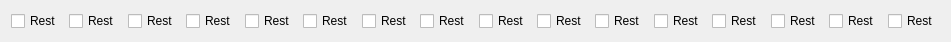
   <widget class="QWidget" name="layoutWidget_3">
    <property name="geometry">
     <rect>
      <x>10</x>
      <y>310</y>
      <width>951</width>
      <height>20</height>
     </rect>
    </property>
    <layout class="QHBoxLayout" name="horizontalLayout_6">
     <item>
      <widget class="QCheckBox" name="rest1_2">
       <property name="text">
        <string>Rest</string>
       </property>
      </widget>
     </item>
     <item>
      <widget class="QCheckBox" name="rest2_2">
       <property name="text">
        <string>Rest</string>
       </property>
      </widget>
     </item>
     <item>
      <widget class="QCheckBox" name="chkRest_17">
       <property name="text">
        <string>Rest</string>
       </property>
      </widget>
     </item>
     <item>
      <widget class="QCheckBox" name="chkRest_18">
       <property name="text">
        <string>Rest</string>
       </property>
      </widget>
     </item>
     <item>
      <widget class="QCheckBox" name="chkRest_19">
       <property name="text">
        <string>Rest</string>
       </property>
      </widget>
     </item>
     <item>
      <widget class="QCheckBox" name="chkRest_20">
       <property name="text">
        <string>Rest</string>
       </property>
      </widget>
     </item>
     <item>
      <widget class="QCheckBox" name="chkRest_21">
       <property name="text">
        <string>Rest</string>
       </property>
      </widget>
     </item>
     <item>
      <widget class="QCheckBox" name="chkRest_22">
       <property name="text">
        <string>Rest</string>
       </property>
      </widget>
     </item>
     <item>
      <widget class="QCheckBox" name="chkRest_23">
       <property name="text">
        <string>Rest</string>
       </property>
      </widget>
     </item>
     <item>
      <widget class="QCheckBox" name="chkRest_24">
       <property name="text">
        <string>Rest</string>
       </property>
      </widget>
     </item>
     <item>
      <widget class="QCheckBox" name="chkRest_25">
       <property name="text">
        <string>Rest</string>
       </property>
      </widget>
     </item>
     <item>
      <widget class="QCheckBox" name="chkRest_26">
       <property name="text">
        <string>Rest</string>
       </property>
      </widget>
     </item>
     <item>
      <widget class="QCheckBox" name="chkRest_27">
       <property name="text">
        <string>Rest</string>
       </property>
      </widget>
     </item>
     <item>
      <widget class="QCheckBox" name="chkRest_28">
       <property name="text">
        <string>Rest</string>
       </property>
      </widget>
     </item>
     <item>
      <widget class="QCheckBox" name="chkRest_29">
       <property name="text">
        <string>Rest</string>
       </property>
      </widget>
     </item>
     <item>
      <widget class="QCheckBox" name="chkRest_30">
       <property name="text">
        <string>Rest</string>
       </property>
      </widget>
     </item>
    </layout>
   </widget>
